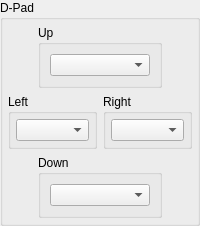
           <widget class="QGroupBox" name="gb_dpad">
            <property name="enabled">
             <bool>true</bool>
            </property>
            <property name="sizePolicy">
             <sizepolicy hsizetype="Preferred" vsizetype="Fixed">
              <horstretch>0</horstretch>
              <verstretch>0</verstretch>
             </sizepolicy>
            </property>
            <property name="maximumSize">
             <size>
              <width>16777215</width>
              <height>16777215</height>
             </size>
            </property>
            <property name="title">
             <string>D-Pad</string>
            </property>
            <layout class="QVBoxLayout" name="gb_dpad_layout">
             <property name="spacing">
              <number>6</number>
             </property>
             <property name="leftMargin">
              <number>5</number>
             </property>
             <property name="topMargin">
              <number>5</number>
             </property>
             <property name="rightMargin">
              <number>5</number>
             </property>
             <property name="bottomMargin">
              <number>5</number>
             </property>
             <item>
              <widget class="QWidget" name="dpad_up" native="true">
               <layout class="QHBoxLayout" name="dpad_up_layout">
                <property name="spacing">
                 <number>0</number>
                </property>
                <property name="leftMargin">
                 <number>0</number>
                </property>
                <property name="topMargin">
                 <number>0</number>
                </property>
                <property name="rightMargin">
                 <number>0</number>
                </property>
                <property name="bottomMargin">
                 <number>0</number>
                </property>
                <item>
                 <widget class="QGroupBox" name="gb_dpad_up">
                  <property name="minimumSize">
                   <size>
                    <width>124</width>
                    <height>0</height>
                   </size>
                  </property>
                  <property name="maximumSize">
                   <size>
                    <width>0</width>
                    <height>16777215</height>
                   </size>
                  </property>
                  <property name="title">
                   <string>Up</string>
                  </property>
                  <layout class="QHBoxLayout" name="horizontalLayout_4">
                   <item>
                    <widget class="QComboBox" name="DpadUpBox">
                     <property name="editable">
                      <bool>false</bool>
                     </property>
                     <property name="sizeAdjustPolicy">
                      <enum>QComboBox::SizeAdjustPolicy::AdjustToContents</enum>
                     </property>
                    </widget>
                   </item>
                  </layout>
                 </widget>
                </item>
               </layout>
              </widget>
             </item>
             <item>
              <layout class="QHBoxLayout" name="layout_dpad_left_right">
               <item>
                <widget class="QGroupBox" name="gb_dpad_left">
                 <property name="title">
                  <string>Left</string>
                 </property>
                 <layout class="QVBoxLayout" name="gb_dpad_left_layout">
                  <property name="leftMargin">
                   <number>5</number>
                  </property>
                  <property name="topMargin">
                   <number>5</number>
                  </property>
                  <property name="rightMargin">
                   <number>5</number>
                  </property>
                  <property name="bottomMargin">
                   <number>5</number>
                  </property>
                  <item>
                   <widget class="QComboBox" name="DpadLeftBox"/>
                  </item>
                 </layout>
                </widget>
               </item>
               <item>
                <widget class="QGroupBox" name="gb_dpad_right">
                 <property name="title">
                  <string>Right</string>
                 </property>
                 <layout class="QVBoxLayout" name="gb_dpad_right_layout">
                  <property name="leftMargin">
                   <number>5</number>
                  </property>
                  <property name="topMargin">
                   <number>5</number>
                  </property>
                  <property name="rightMargin">
                   <number>5</number>
                  </property>
                  <property name="bottomMargin">
                   <number>5</number>
                  </property>
                  <item>
                   <widget class="QComboBox" name="DpadRightBox">
                    <property name="editable">
                     <bool>false</bool>
                    </property>
                   </widget>
                  </item>
                 </layout>
                </widget>
               </item>
              </layout>
             </item>
             <item>
              <widget class="QWidget" name="dpad_down" native="true">
               <layout class="QHBoxLayout" name="dpad_down_layout">
                <property name="leftMargin">
                 <number>0</number>
                </property>
                <property name="topMargin">
                 <number>0</number>
                </property>
                <property name="rightMargin">
                 <number>0</number>
                </property>
                <property name="bottomMargin">
                 <number>0</number>
                </property>
                <item>
                 <widget class="QGroupBox" name="gb_dpad_down">
                  <property name="maximumSize">
                   <size>
                    <width>124</width>
                    <height>16777215</height>
                   </size>
                  </property>
                  <property name="title">
                   <string>Down</string>
                  </property>
                  <layout class="QHBoxLayout" name="horizontalLayout_3">
                   <item>
                    <widget class="QComboBox" name="DpadDownBox">
                     <property name="enabled">
                      <bool>true</bool>
                     </property>
                     <property name="sizePolicy">
                      <sizepolicy hsizetype="Preferred" vsizetype="Fixed">
                       <horstretch>0</horstretch>
                       <verstretch>0</verstretch>
                      </sizepolicy>
                     </property>
                     <property name="minimumSize">
                      <size>
                       <width>0</width>
                       <height>0</height>
                      </size>
                     </property>
                    </widget>
                   </item>
                  </layout>
                 </widget>
                </item>
               </layout>
              </widget>
             </item>
            </layout>
           </widget>
